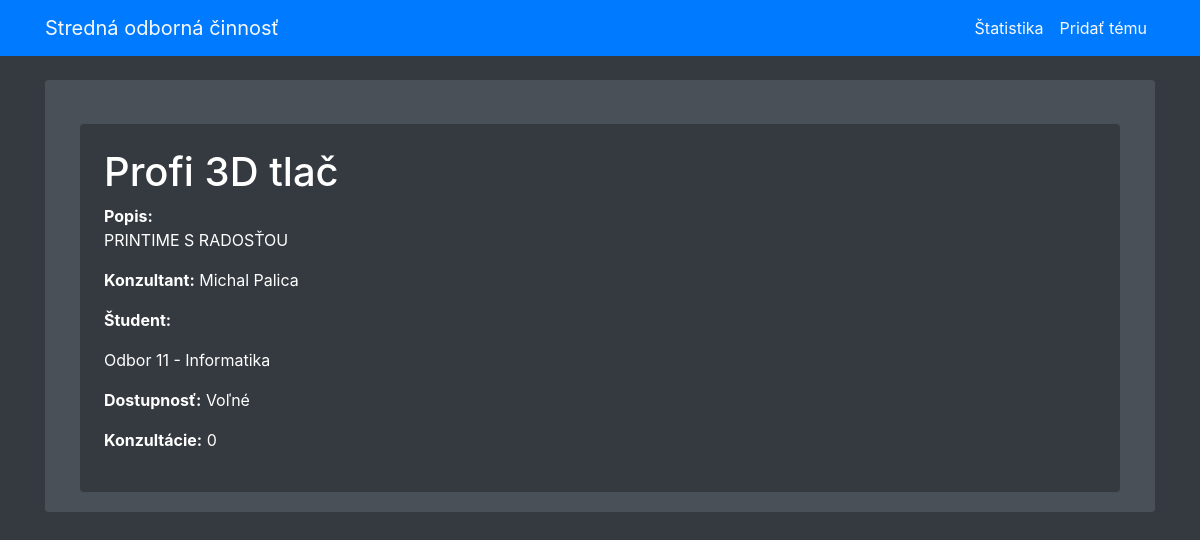
The app's page /soc/temy/7 with its own data.
### soc/models.py (models this page shows, shortened)
class Tema(models.Model):
    POCET_CHOICES = [
        (0, '0'),
        (1, '1'),
        (2, '2'),
        (3, '3'),
    ]
    nazov = models.CharField(max_length=155)
    popis = models.TextField()
    konzultant = models.ForeignKey(Ucitel, on_delete=models.SET_NULL, null=True, blank=True)
    student = models.ForeignKey(Student, on_delete=models.SET_NULL, null=True, blank=True)
    odbor = models.ForeignKey(Odbor, on_delete=models.SET_NULL, null=True, blank=True)
    dostupnost = models.ForeignKey(Dostupnost, on_delete=models.SET_NULL, null=True, blank=True)
    pocet_konzultacii = models.IntegerField(choices=POCET_CHOICES, default=0)
    class Meta:
        verbose_name = "Téma"
        verbose_name_plural = "Témy"
        ordering = ["dostupnost"]

class Ucitel(models.Model):
    meno = models.CharField(max_length=20)
    priezvisko = models.CharField(max_length=20)
    email = models.CharField(max_length=55)
    heslo = models.CharField(max_length=55)
    def __str__(self):
        return f"{self.meno} {self.priezvisko}"
    class Meta:
        verbose_name = "Učiteľ"
        verbose_name_plural = "Učitelia"
        ordering = ["priezvisko"]

class Odbor(models.Model):
    nazov = models.CharField(max_length=55)
    def __str__(self):
        return f"{self.nazov}"
    class Meta:
        verbose_name = "Odbor"
        verbose_name_plural = "Odbory"

class Dostupnost(models.Model):
    nazov = models.CharField(max_length = 25)
    def __str__(self):
        return f"{self.nazov}"
    class Meta:
        verbose_name = "Dostupnosť"
        verbose_name_plural = "Dostupnosť"

### soc/views.py (the view)
# urls.py: path('temy/<tema>', views.vypis_temy, name='tema'),
def vypis_temy(request, tema):
    tema = Tema.objects.get(id=tema)
    return render(request, "soc/detail.html", {"tema":tema})

### soc/templates/soc/detail.html (shortened to what this page needs)
{% extends "base.html" %}
{% block content %}
    {% if tema %}
    <div class="container mt-4">
        <div class="content-container bg-dark p-4 rounded">
            <h1 class="text-white">{{ tema.nazov }}</h1>
            <div class="topic-details text-white">
                <b>Popis: </b>
                <p>{{ tema.popis }}</p>
                <p><b>Konzultant:</b> <a href="{% url 'ucitel' ucitel=tema.konzultant.id %}" class="text-white">{{ tema.konzultant }}</a></p>
                <p><b>Študent:</b> {% if tema.student %} <a href="{% url 'student' student=tema.student.id %}" class="text-white">{{ tema.student }}</a> {% endif %} </p>
                <p>{{ tema.odbor }}</p>
                <p><b>Dostupnosť:</b> {{ tema.dostupnost }}</p>
                <p><b>Konzultácie:</b> {{ tema.pocet_konzultacii }}</p>
            </div>
        </div>
    </div>
    {% endif %}
{% endblock %}

### soc/templates/base.html (style rules this page uses)
body { background-color: #343a40; color: #f8f9fa; }

### records on screen
Tema: nazov "Profi 3D tlač", popis "PRINTIME S RADOSŤOU", konzultant "Michal Palica", odbor "Odbor 11 - Informatika", dostupnost "Voľné", pocet_konzultacii "0"
